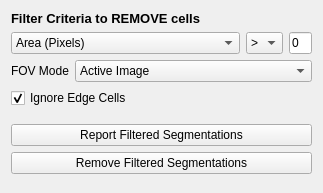
         <widget class="QWidget" name="page_6">
          <property name="geometry">
           <rect>
            <x>0</x>
            <y>0</y>
            <width>323</width>
            <height>193</height>
           </rect>
          </property>
          <attribute name="label">
           <string>Filter/Remove Segmentations</string>
          </attribute>
          <layout class="QVBoxLayout" name="verticalLayout_38">
           <item>
            <widget class="QLabel" name="label_129">
             <property name="font">
              <font>
               <pointsize>10</pointsize>
               <weight>75</weight>
               <bold>true</bold>
              </font>
             </property>
             <property name="text">
              <string>Filter Criteria to REMOVE cells</string>
             </property>
            </widget>
           </item>
           <item>
            <layout class="QGridLayout" name="gridLayout_40">
             <item row="0" column="2">
              <widget class="QLineEdit" name="filter_threshold">
               <property name="sizePolicy">
                <sizepolicy hsizetype="Expanding" vsizetype="Fixed">
                 <horstretch>45</horstretch>
                 <verstretch>0</verstretch>
                </sizepolicy>
               </property>
               <property name="text">
                <string>0</string>
               </property>
              </widget>
             </item>
             <item row="0" column="0">
              <widget class="QComboBox" name="filter_metric">
               <property name="sizePolicy">
                <sizepolicy hsizetype="Preferred" vsizetype="Fixed">
                 <horstretch>45</horstretch>
                 <verstretch>0</verstretch>
                </sizepolicy>
               </property>
               <item>
                <property name="text">
                 <string>Area (Pixels)</string>
                </property>
               </item>
               <item>
                <property name="text">
                 <string>Solidity</string>
                </property>
               </item>
               <item>
                <property name="text">
                 <string>Aspect Ratio</string>
                </property>
               </item>
               <item>
                <property name="text">
                 <string>Mean Contrast (Selected Channel)</string>
                </property>
               </item>
               <item>
                <property name="text">
                 <string>Median Contrast (Selected Channel)</string>
                </property>
               </item>
               <item>
                <property name="text">
                 <string>Max Contrast (Selected Channel)</string>
                </property>
               </item>
               <item>
                <property name="text">
                 <string>Min Contrast (Selected Channel)</string>
                </property>
               </item>
              </widget>
             </item>
             <item row="0" column="1">
              <widget class="QComboBox" name="filter_criteria">
               <property name="sizePolicy">
                <sizepolicy hsizetype="Preferred" vsizetype="Fixed">
                 <horstretch>10</horstretch>
                 <verstretch>0</verstretch>
                </sizepolicy>
               </property>
               <item>
                <property name="text">
                 <string>&gt;</string>
                </property>
               </item>
               <item>
                <property name="text">
                 <string>&lt;</string>
                </property>
               </item>
              </widget>
             </item>
            </layout>
           </item>
           <item>
            <layout class="QFormLayout" name="formLayout_34">
             <item row="0" column="0">
              <widget class="QLabel" name="label_130">
               <property name="text">
                <string>FOV Mode</string>
               </property>
              </widget>
             </item>
             <item row="0" column="1">
              <widget class="QComboBox" name="filter_mode">
               <item>
                <property name="text">
                 <string>Active Image</string>
                </property>
               </item>
               <item>
                <property name="text">
                 <string>All Images</string>
                </property>
               </item>
              </widget>
             </item>
            </layout>
           </item>
           <item>
            <widget class="QCheckBox" name="filter_ignore_edge">
             <property name="text">
              <string>Ignore Edge Cells</string>
             </property>
             <property name="checked">
              <bool>true</bool>
             </property>
            </widget>
           </item>
           <item>
            <spacer name="verticalSpacer_56">
             <property name="orientation">
              <enum>Qt::Vertical</enum>
             </property>
             <property name="sizeType">
              <enum>QSizePolicy::Minimum</enum>
             </property>
             <property name="sizeHint" stdset="0">
              <size>
               <width>20</width>
               <height>10</height>
              </size>
             </property>
            </spacer>
           </item>
           <item>
            <widget class="QPushButton" name="filter_report">
             <property name="text">
              <string>Report Filtered Segmentations</string>
             </property>
            </widget>
           </item>
           <item>
            <widget class="QPushButton" name="filter_remove">
             <property name="text">
              <string>Remove Filtered Segmentations</string>
             </property>
            </widget>
           </item>
           <item>
            <spacer name="verticalSpacer_57">
             <property name="orientation">
              <enum>Qt::Vertical</enum>
             </property>
             <property name="sizeHint" stdset="0">
              <size>
               <width>20</width>
               <height>40</height>
              </size>
             </property>
            </spacer>
           </item>
          </layout>
         </widget>
